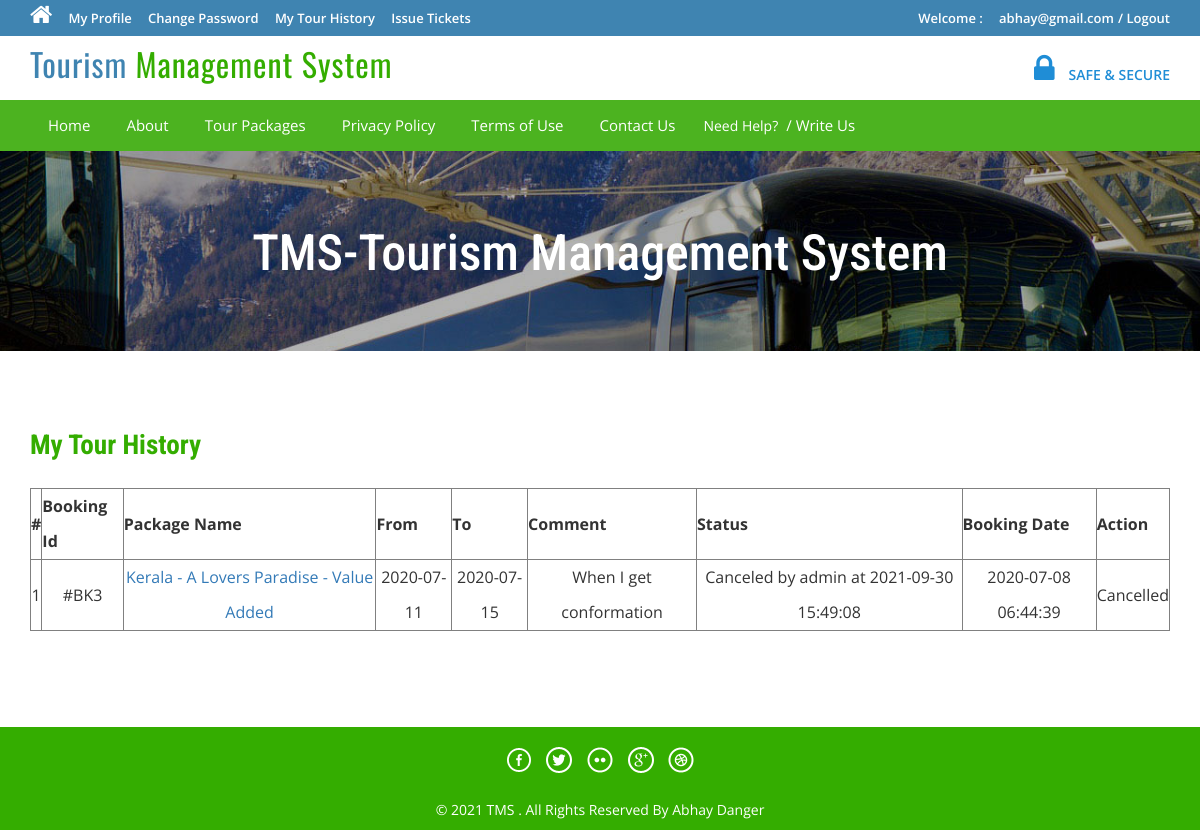
/SOURCE-CODE/Tourism/tms/tour-history.php (signed in), run on the app's committed database.
### tables this page shows
CREATE TABLE `tblbooking` (
  `BookingId` int(11) NOT NULL,
  `PackageId` int(11) DEFAULT NULL,
  `UserEmail` varchar(100) DEFAULT NULL,
  `FromDate` varchar(100) DEFAULT NULL,
  `ToDate` varchar(100) DEFAULT NULL,
  `Comment` mediumtext DEFAULT NULL,
  `RegDate` timestamp NULL DEFAULT current_timestamp(),
  `status` int(11) DEFAULT NULL,
  `CancelledBy` varchar(5) DEFAULT NULL,
  `UpdationDate` timestamp NULL DEFAULT NULL ON UPDATE current_timestamp()
);

CREATE TABLE `tbltourpackages` (
  `PackageId` int(11) NOT NULL,
  `PackageName` varchar(200) DEFAULT NULL,
  `PackageType` varchar(150) DEFAULT NULL,
  `PackageLocation` varchar(100) DEFAULT NULL,
  `PackagePrice` int(11) DEFAULT NULL,
  `PackageFetures` varchar(255) DEFAULT NULL,
  `PackageDetails` mediumtext DEFAULT NULL,
  `PackageImage` varchar(100) DEFAULT NULL,
  `Creationdate` timestamp NULL DEFAULT current_timestamp(),
  `UpdationDate` timestamp NULL DEFAULT NULL ON UPDATE current_timestamp()
);

### SOURCE-CODE/Tourism/tms/tour-history.php (the view, shortened to what this page needs)
<?php
include('includes/config.php');
if(strlen($_SESSION['login'])==0)
	{
header('location:index.php');
}
else{
?>
<!DOCTYPE HTML>
<html>
<head>
<link href="css/bootstrap.css" rel='stylesheet' type='text/css' />
<link href="css/style.css" rel='stylesheet' type='text/css' />
<link href="css/font-awesome.css" rel="stylesheet">
<link href="css/animate.css" rel="stylesheet" type="text/css" media="all">
</head>
<body>
<div class="top-header">
<?php include('includes/header.php');?>
<div class="banner-1 ">
	<div class="container">
		<h1 class="wow zoomIn animated animated" data-wow-delay=".5s" style="visibility: visible; animation-delay: 0.5s; animation-name: zoomIn;">TMS-Tourism Management System</h1>
	</div>
</div>
<div class="privacy">
	<div class="container">
		<h3 class="wow fadeInDown animated animated" data-wow-delay=".5s" style="visibility: visible; animation-delay: 0.5s; animation-name: fadeInDown;">My Tour History</h3>
		<form name="chngpwd" method="post" onSubmit="return valid();">
	<p>
	<table border="1" width="100%">
<tr align="center">
<th>#</th>
<th>Booking Id</th>
<th>Package Name</th>
<th>From</th>
<th>To</th>
<th>Comment</th>
<th>Status</th>
<th>Booking Date</th>
<th>Action</th>
</tr>
<?php
$uemail=$_SESSION['login'];;
$sql = "SELECT tblbooking.BookingId as bookid,tblbooking.PackageId as pkgid,tbltourpackages.PackageName as packagename,tblbooking.FromDate as fromdate,tblbooking.ToDate as todate,tblbooking.Comment as comment,tblbooking.status as status,tblbooking.RegDate as regdate,tblbooking.CancelledBy as cancelby,tblbooking.UpdationDate as upddate from tblbooking join tbltourpackages on tbltourpackages.PackageId=tblbooking.PackageId where UserEmail=:uemail";
$query = $dbh->prepare($sql);
$query -> bindParam(':uemail', $uemail, PDO::PARAM_STR);
$query->execute();
$results=$query->fetchAll(PDO::FETCH_OBJ);
$cnt=1;
if($query->rowCount() > 0)
{
foreach($results as $result)
{	?>
<tr align="center">
<td><?php echo htmlentities($cnt);?></td>
<td>#BK<?php echo htmlentities($result->bookid);?></td>
<td><a href="package-details.php?pkgid=<?php echo htmlentities($result->pkgid);?>"><?php echo htmlentities($result->packagename);?></a></td>
<td><?php echo htmlentities($result->fromdate);?></td>
<td><?php echo htmlentities($result->todate);?></td>
<td><?php echo htmlentities($result->comment);?></td>
<td><?php if($result->status==0)
{
echo "Pending";
}
if($result->status==2 and $result->cancelby=='a')
{
echo "Canceled by admin at " .$result->upddate;
}
?></td>
<td><?php echo htmlentities($result->regdate);?></td>
<?php if($result->status==2)
{
	?><td>Cancelled</td>
<?php } else {?>
<td><a href="tour-history.php?bkid=<?php echo htmlentities($result->bookid);?>" onclick="return confirm('Do you really want to cancel booking')" >Cancel</a></td>
<?php }?>
</tr>
<?php $cnt=$cnt+1; }} ?>
	</table>
			</p>
			</form>
	</div>
</div>
<?php include('includes/footer.php');?>
</body>
</html>
<?php } ?>

### SOURCE-CODE/Tourism/tms/css/style.css (style rules this page uses)
html, body { font-size: 100%; background: #fff; font-family: 'Open Sans', sans-serif; }
body a,.grid_1,plan_1,plan_1.one,plan_1.two,i.icon1, i.icon2, i.icon3, i.icon4, i.icon5, i.icon6 { transition:0.5s all; -webkit-transition:0.5s all; -moz-transition:0.5s all; -o-transition:0.5s all; -ms-transition:0.5s all; }
h1,h2,h3,h4,h5,h6 { margin:0; font-family: 'Roboto Condensed', sans-serif; }
p { margin:0; }
.top-header { background-color: #3F84B1; border-bottom: 0 none; height: 36px; line-height: 35px; }
.banner-1 { background: url(../images/3.jpg)no-repeat; background-size: cover; -webkit-background-size: cover; -o-background-size: cover; -ms-background-size: cover; -moz-background-size: cover; min-height:200px; }
.banner-1 h1 { font-size: 50px; margin-bottom: 40px; padding: 1.5em 0 0; text-align: center; color: #ffffff; }
.privacy h3 { color: #34AD00; font-size: 1.7em; font-weight: 700; margin-bottom: 1em; }
.privacy { padding: 5em 0; }
.privacy p { font-size: 1em; line-height: 1.8em; color: #999; margin: 1em 0; }

### data on the page
tblbooking: BookingId "3", PackageId.PackageName "Kerala - A Lovers Paradise - Value Added", FromDate "2020-07-11", ToDate "2020-07-15", Comment "When I get conformation", UpdationDate "2021-09-30 15:49:08", RegDate "2020-07-08 06:44:39", status "Cancelled"

### other printed values
$_SESSION['login'] "abhay@gmail.com"
